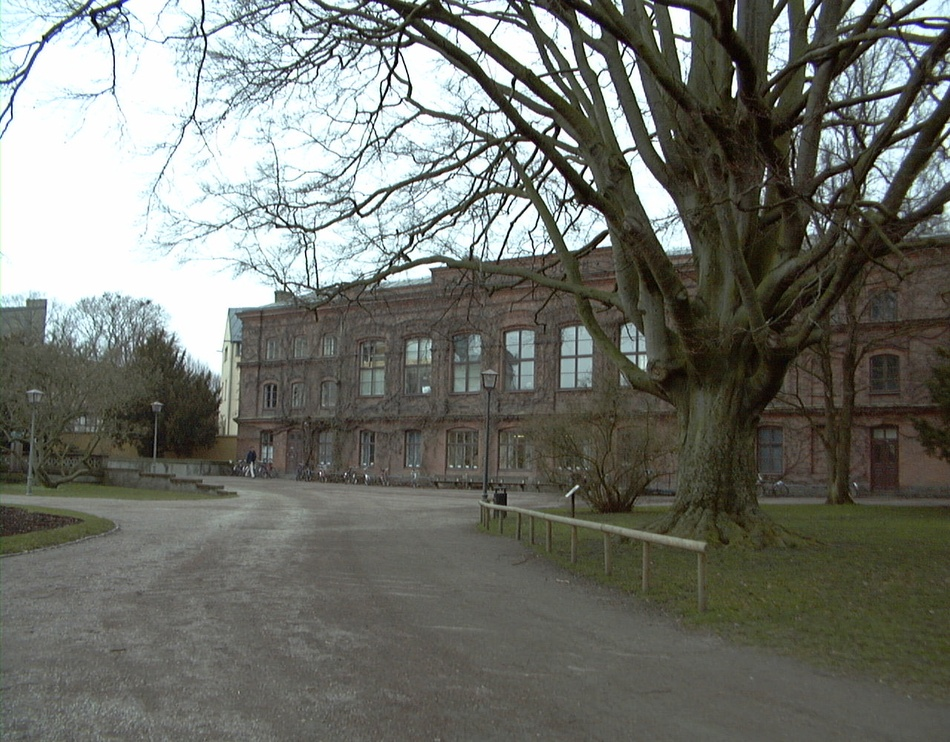
#> input picture frame-compression/C_model/python/data/Univ1.jpg, 950 x 742 px, shrunk from 1280 x 1000 before the run; its folder holds only this picture in this run
$ python test_mode_hardware.py   (Python 2 division)
#> lines starting #> are read from the running program, lines starting #| are printed output that depends on the picture
### frame-compression/C_model/python/mode_hardware_recompression.py
from recompression import TBT
from pylab import *
from PIL import Image

# BP mode
mode0 = lambda r1,r2,r3,r4: r1
mode1 = lambda r1,r2,r3,r4: r3
mode2 = lambda r1,r2,r3,r4: (r1+r2)>>1
mode3 = lambda r1,r2,r3,r4: (r3+r4)>>1
mode4 = lambda r1,r2,r3,r4: (r1+r4)>>1
mode5 = lambda r1,r2,r3,r4: (r1+r3)>>1
mode6 = lambda r1,r2,r3,r4: (((r1+r2)>>1) + r3)>>1
mode7 = lambda r1,r2,r3,r4: (((r1+r2)>>1)+((r3+r4)>>1))>>1
ibp_mode = [mode0,mode1,mode2,mode3,mode4,mode5,mode6,mode7]
domain = [[4,5,7],[4,5,7],[0,4,5],[0,2,6],[1,5,6],[1,3,4]]

# [4 lines left out: function TBT_decode, not called in this run]

def TBT(X, l):
    B = 2**l-1
    n, m = X.shape
    TR = np.array([[X[i,j] & B for j in range(m)] for i in range(n)])
    X = np.array([[X[i,j] >> l for j in range(m)] for i in range(n)])
    return X, TR

# [33 lines left out: functions IBP_decode, PSNR, not called in this run]

def IBP(X, intra_mode, l, printall = False):
    n, m = X.shape
    res = np.zeros(X.shape,dtype=np.int8)

    # IP
    IP = X[0,0]

    # BP
    for i in range(1,n):
        res[i,0] = X[i,0] - X[i-1,0]
    for i in range(1,m):
        res[0,i] = X[0,i] - X[0,i-1]

    # NP
    old_X = X[:,:]
    X = X.flatten()
    modelist = domain[intra_mode]
    predicts = zeros([len(modelist),n-1,m-1])
    BP_mode = None
    best_predict = None
    p = 255
    for k in range(len(modelist)):
        for i in range(1,n):
            for j in range(1,m):
                idx = i*m+j
                r1 = X[idx-1]
                r2 = X[idx-1-m]
                r3 = X[idx-m]
                r4 = X[idx-m+1]
                predicts[k,i-1,j-1] = ibp_mode[modelist[k]](r1,r2,r3,r4)
        if printall:
            print k
            print predicts[k]

        current = abs(old_X[1:,1:] - predicts[k]).max()
        if current < p:
            p = current
            best_predict = k
            BP_mode = modelist[k]

    res[1:,1:] = old_X[1:,1:] - predicts[best_predict]
    return IP, BP_mode, res


### frame-compression/C_model/python/test_mode_hardware.py
from mode_hardware_recompression import *
from PIL import Image
from pylab import *
from scipy import misc
import os
'''
im = array(Image.open('empire.jpg').convert('L'))
misc.toimage(im, cmin=0, cmax=255).save('gray_empire.jpg')
n, m = im.shape

new_im = zeros([n,m])
for i in range(n/8):
    for j in range(m/8):
        X = im[i*8:(i+1)*8, j*8:(j+1)*8]
        X, TR = TBT(X, 1)
        IP, BP_mode, res = IBP(X, 0, 7)
        X = IBP_decode(IP, BP_mode, res)
        X = TBT_decode(X, TR, 1)
        new_im[i*8:(i+1)*8, j*8:(j+1)*8] = X

misc.toimage(new_im, cmin=0, cmax=255).save('new_empire.jpg')

im = array(Image.open('empire.jpg').convert('L'))
'''
# get image list
image_path = './data/'
imglist = [os.path.join(image_path,f) for f in os.listdir(image_path)]

domain = domain.append([0,1,2,3,4,5,6,7])

distr = [] # document the residual distribution
for f in imglist:
    print f
    current_distr = zeros(33)
    im = array(Image.open(f).convert('L'))
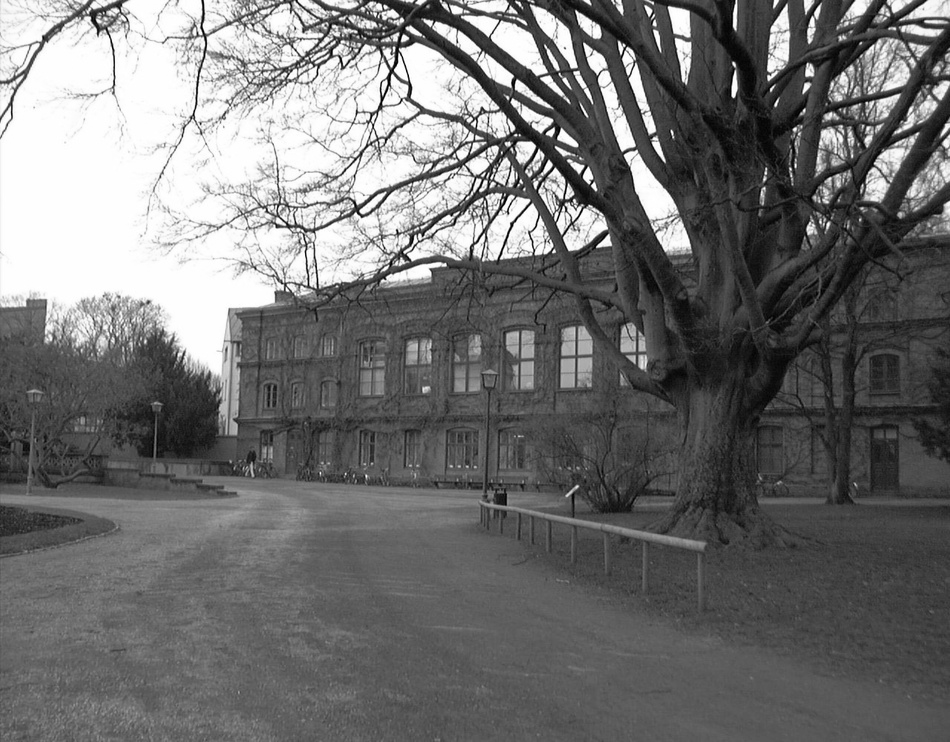
#> im: shape (742, 950); min 0, max 255, mean 113
    n, m = im.shape
#> n = 742; m = 950
    print im.shape
#| (742, 950)
    n = n/8
#> n = 92
    m = m/8
#> m = 118
    im = im[:n*8,:m*8]
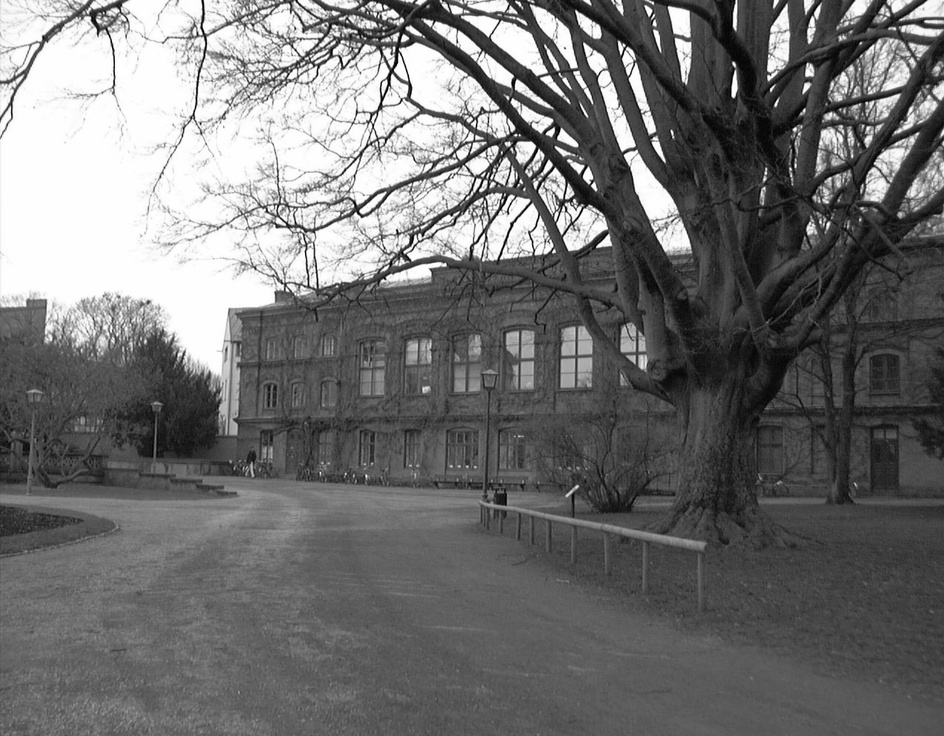
#> im: shape (736, 944); min 0, max 255, mean 113.4
    print im.shape
#| (736, 944)

    # compress the original image
    res = zeros(im.shape,dtype=np.int8)
    for i in range(n):
        for j in range(m):
            X = im[i*8:(i+1)*8,j*8:(j+1)*8]
            X, TR = TBT(X,1)
            IP, BP_mode, tmp = IBP(X,6,7)
            res[i*8:(i+1)*8,j*8:(j+1)*8] = tmp
            if sum(abs(tmp)>32):
                print IP, BP_mode, i,j
                print tmp
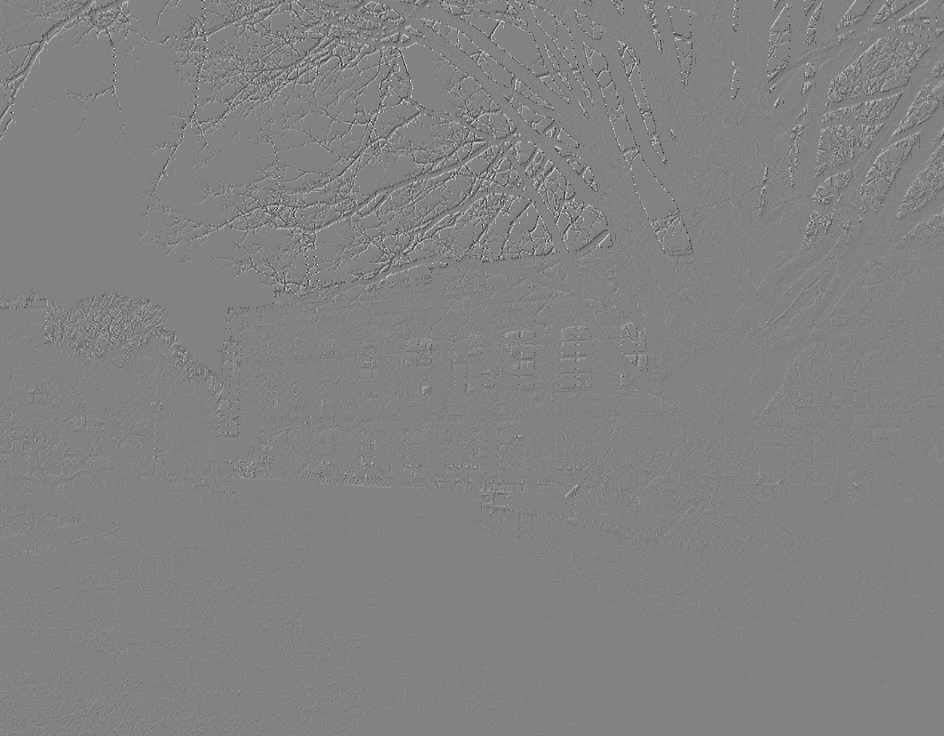
#> res: shape (736, 944) int8; min -110, max 105, mean 0; drawn with min black and max white

    # get distribution
    current_distr = []
    for i in range(1,33):
        current_distr.append(sum(abs(res)<i))
    current_distr.append(res.shape[0]*res.shape[1])
    print res.shape
    print current_distr
    distr.append(current_distr)
save('distribution_mode_hardware.npy',distr)

# plot the distribution
x_value = range(33)
for f in distr:
    plot(x_value, f)
#> this loop made 1 pass
show()
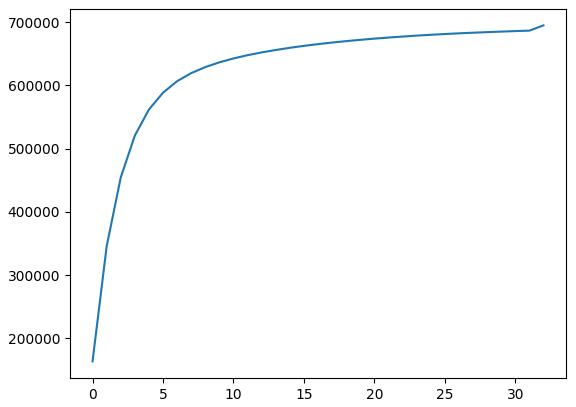
#> figure drawn by matplotlib, 1 panel; curve peaks at x = 32, y = 694784

$ run again, on frame-compression/C_model/python/data/Univ5.jpg
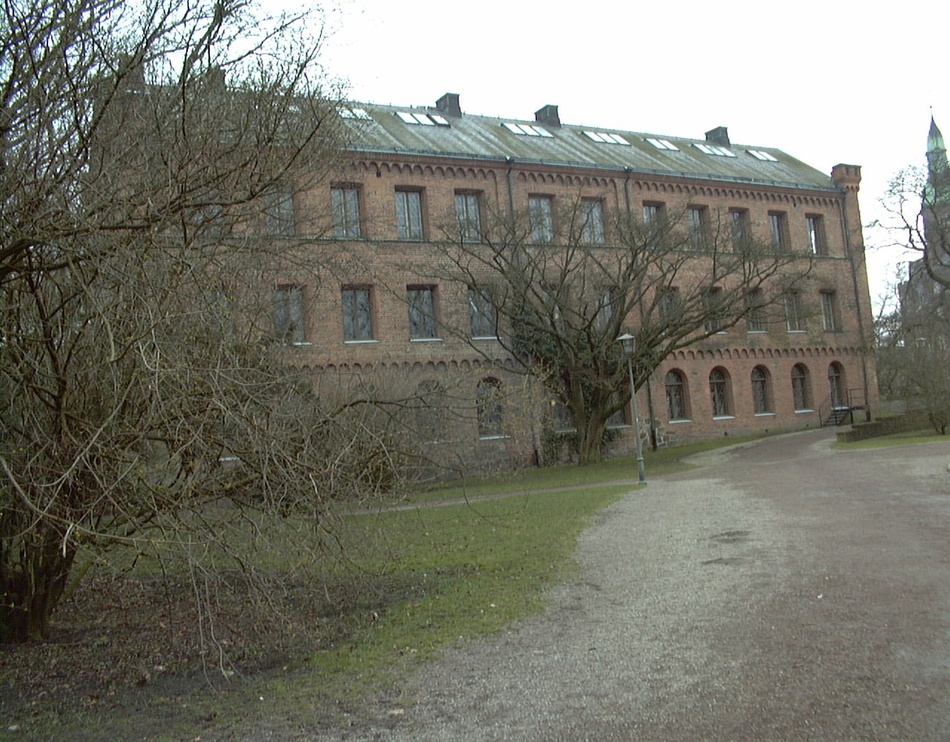
#> input picture frame-compression/C_model/python/data/Univ5.jpg, 950 x 742 px, shrunk from 1280 x 1000 before the run
#| (742, 950)
#| (736, 944)
#> after the loop `for i in range(n):`:
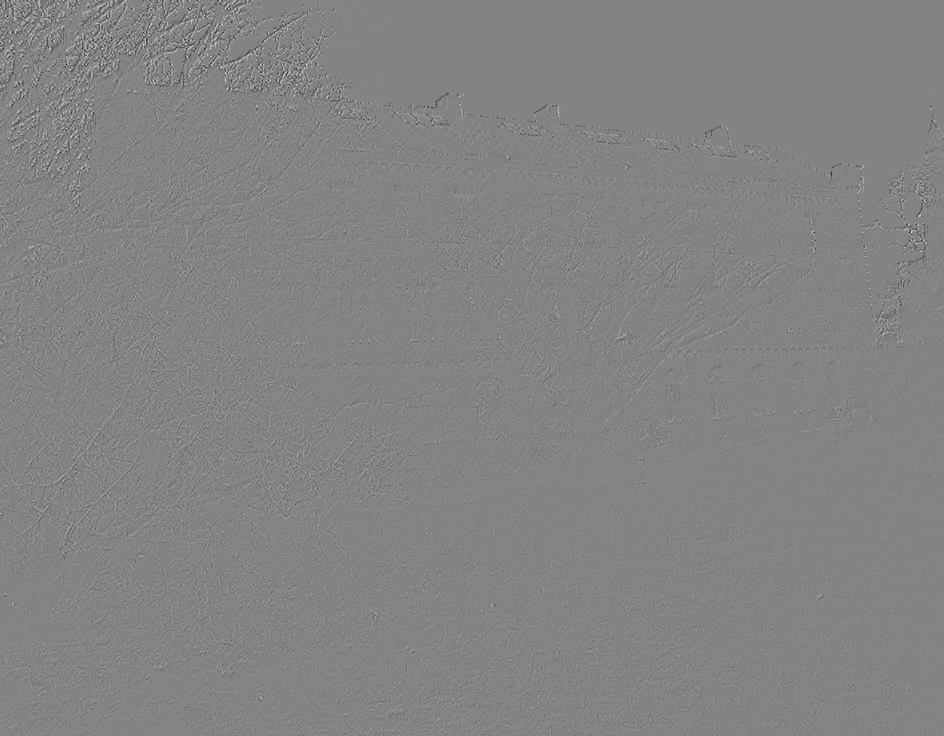
#> res: shape (736, 944) int8; min -118, max 111, mean 0.1; drawn with min black and max white
#> the loop `for f in distr:` made 1 pass
#> `show()`:
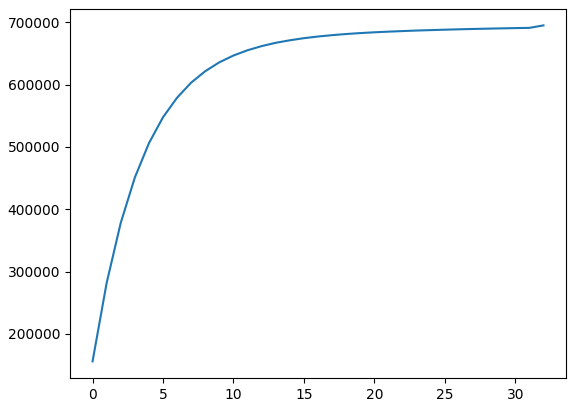
#> figure drawn by matplotlib, 1 panel; curve peaks at x = 32, y = 694784

$ run again, on frame-compression/C_model/python/data/alcatraz1.jpg
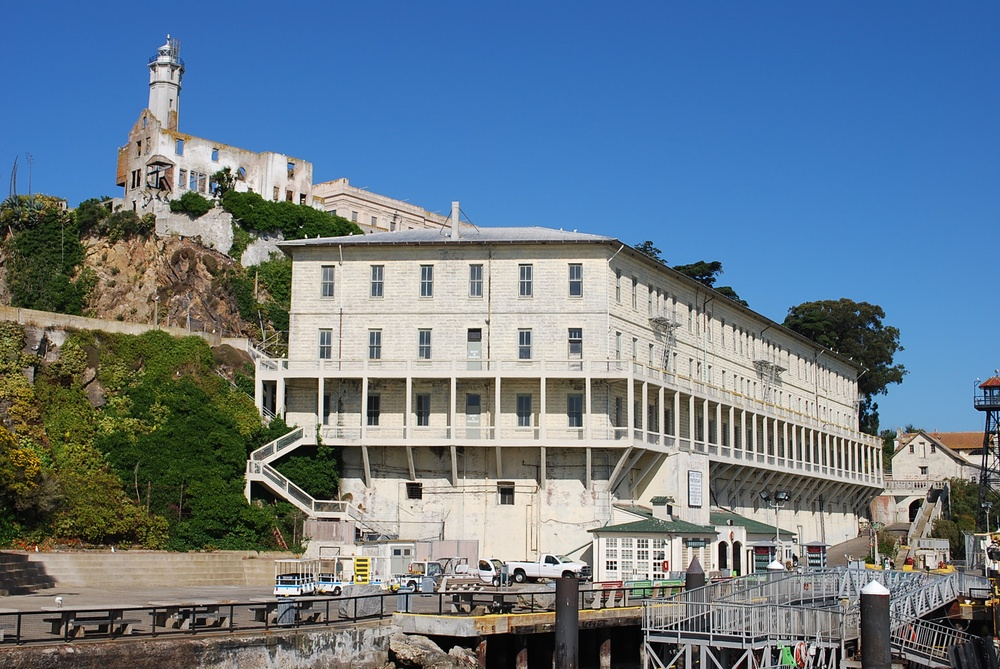
#> input picture frame-compression/C_model/python/data/alcatraz1.jpg, 1000 x 669 px, shrunk from 1936 x 1296 before the run
#| (669, 1000)
#| (664, 1000)
#> after the loop `for i in range(n):`:
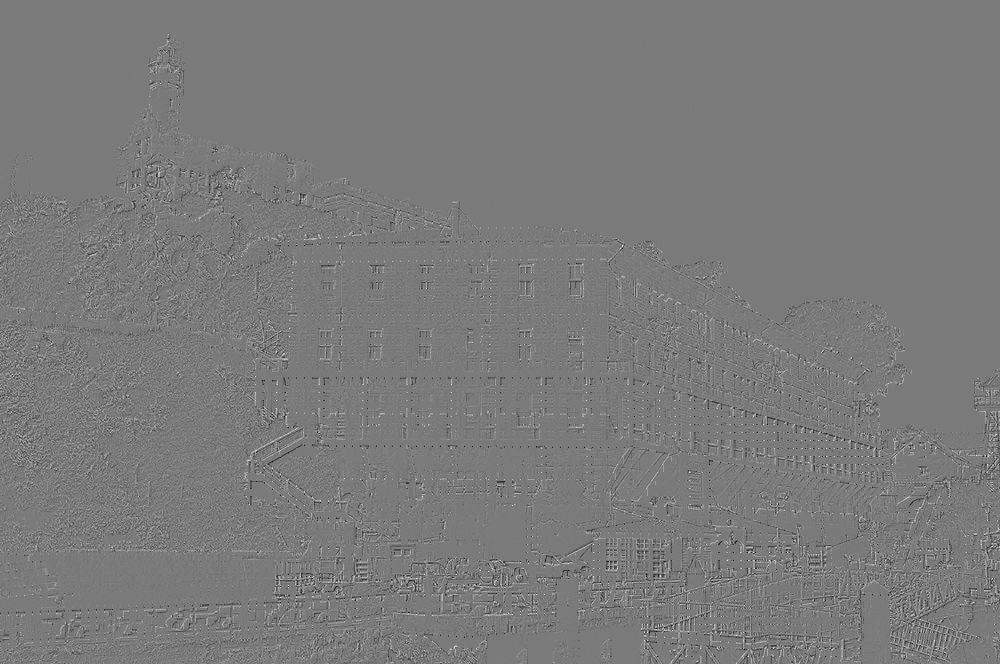
#> res: shape (664, 1000) int8; min -95, max 103, mean 0.1; drawn with min black and max white
#> the loop `for f in distr:` made 1 pass
#> `show()`:
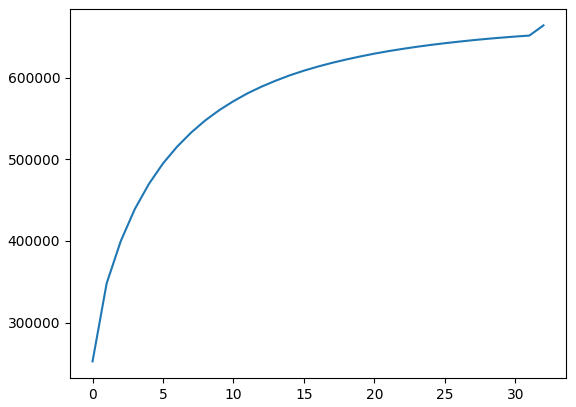
#> figure drawn by matplotlib, 1 panel; curve peaks at x = 32, y = 664000

$ run again, on frame-compression/C_model/python/data/alcatraz2.jpg
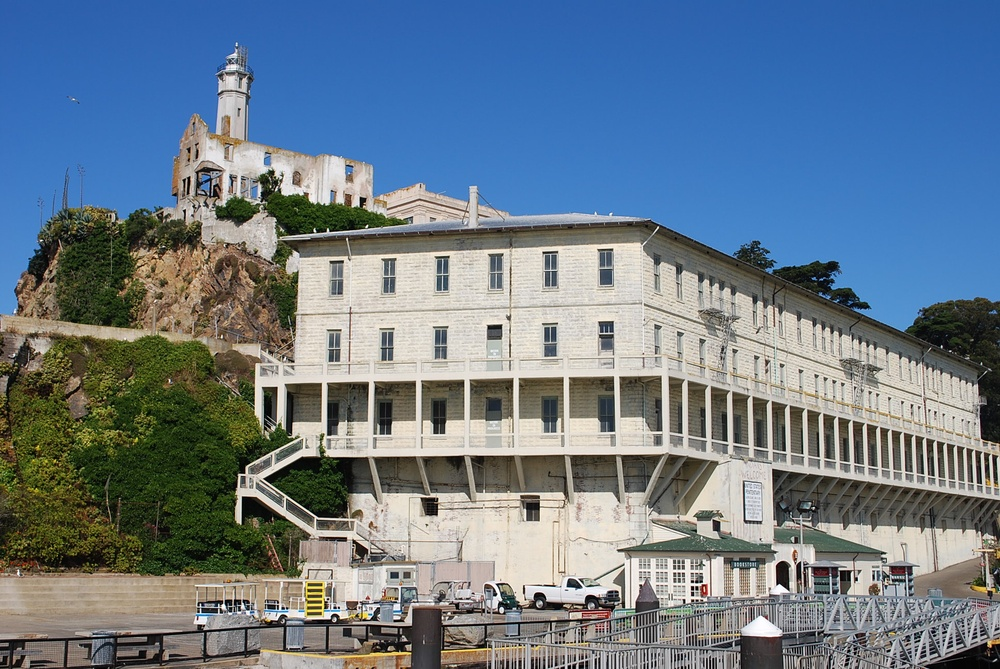
#> input picture frame-compression/C_model/python/data/alcatraz2.jpg, 1000 x 669 px, shrunk from 1936 x 1296 before the run
#| (669, 1000)
#| (664, 1000)
#> after the loop `for i in range(n):`:
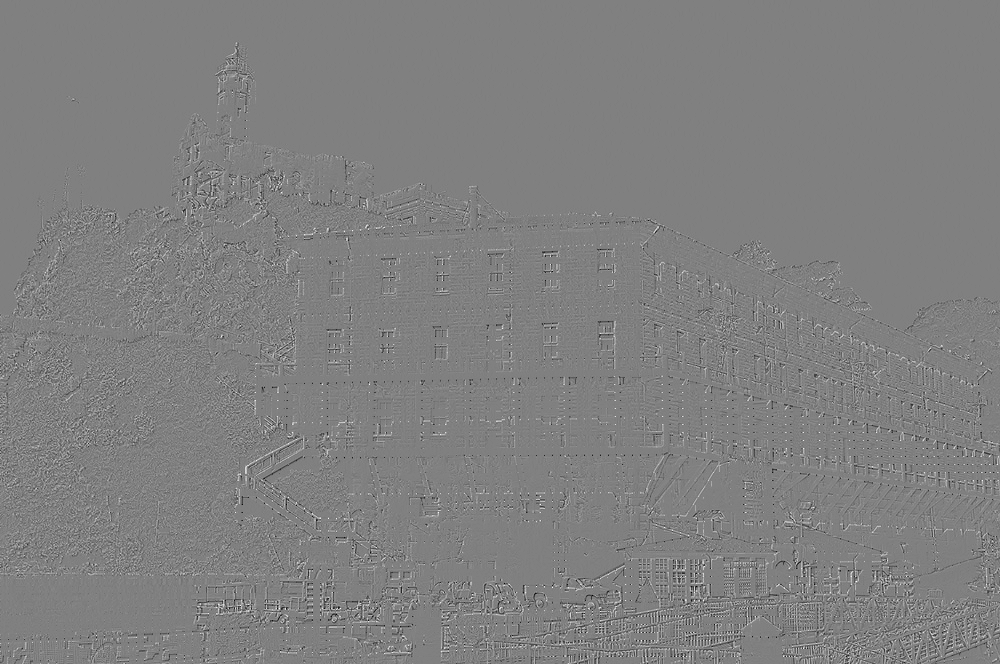
#> res: shape (664, 1000) int8; min -93, max 92, mean 0.1; drawn with min black and max white
#> the loop `for f in distr:` made 1 pass
#> `show()`:
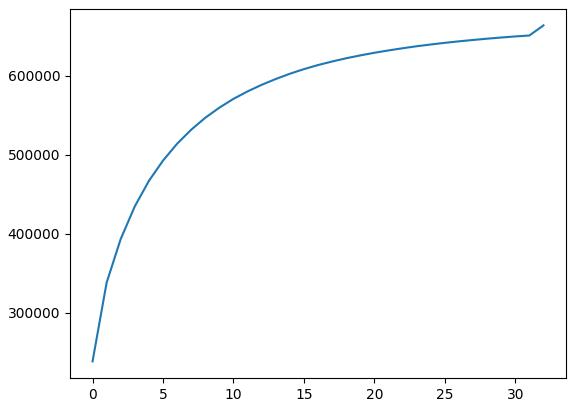
#> figure drawn by matplotlib, 1 panel; curve peaks at x = 32, y = 664000

$ run again, on frame-compression/C_model/python/data/Univ2.jpg
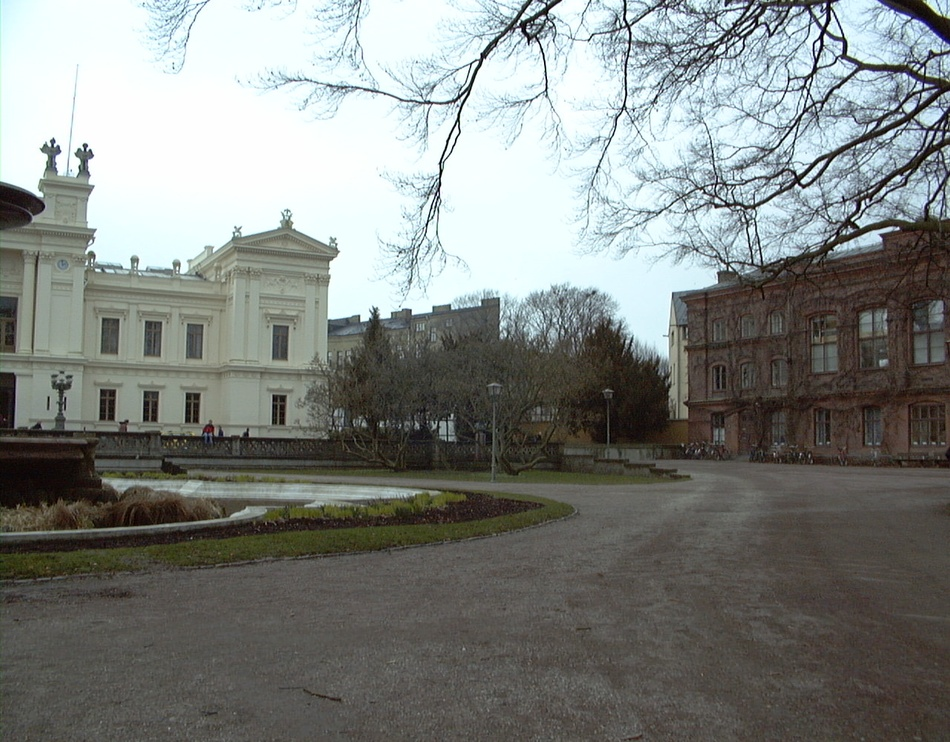
#> input picture frame-compression/C_model/python/data/Univ2.jpg, 950 x 742 px, shrunk from 1280 x 1000 before the run
#| (742, 950)
#| (736, 944)
#> the loop `for f in distr:` made 1 pass
#> `show()`:
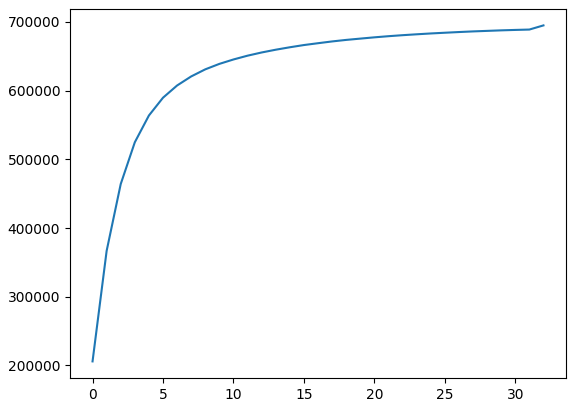
#> figure drawn by matplotlib, 1 panel; curve peaks at x = 32, y = 694784
